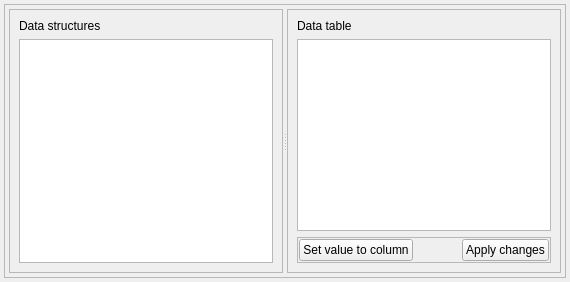
          <widget class="QWidget" name="DataTab">
           <attribute name="icon">
            <iconset resource="icons.qrc">
             <normaloff>:/file/ic_border_all_black_48dp.png</normaloff>:/file/ic_border_all_black_48dp.png</iconset>
           </attribute>
           <attribute name="title">
            <string>Data</string>
           </attribute>
           <layout class="QVBoxLayout" name="verticalLayout_8">
            <property name="margin">
             <number>4</number>
            </property>
            <item>
             <widget class="QFrame" name="frame_2">
              <property name="frameShape">
               <enum>QFrame::StyledPanel</enum>
              </property>
              <property name="frameShadow">
               <enum>QFrame::Raised</enum>
              </property>
              <layout class="QVBoxLayout" name="verticalLayout_25">
               <property name="margin">
                <number>4</number>
               </property>
               <item>
                <widget class="QSplitter" name="splitter_8">
                 <property name="orientation">
                  <enum>Qt::Horizontal</enum>
                 </property>
                 <widget class="QFrame" name="frame_26">
                  <property name="frameShape">
                   <enum>QFrame::StyledPanel</enum>
                  </property>
                  <property name="frameShadow">
                   <enum>QFrame::Raised</enum>
                  </property>
                  <layout class="QVBoxLayout" name="verticalLayout_24">
                   <item>
                    <widget class="QLabel" name="label_3">
                     <property name="text">
                      <string>Data structures</string>
                     </property>
                    </widget>
                   </item>
                   <item>
                    <widget class="QListView" name="dataStructuresListView"/>
                   </item>
                  </layout>
                 </widget>
                 <widget class="QFrame" name="frame_27">
                  <property name="frameShape">
                   <enum>QFrame::StyledPanel</enum>
                  </property>
                  <property name="frameShadow">
                   <enum>QFrame::Raised</enum>
                  </property>
                  <layout class="QVBoxLayout" name="verticalLayout_23">
                   <item>
                    <widget class="QLabel" name="label_4">
                     <property name="text">
                      <string>Data table</string>
                     </property>
                    </widget>
                   </item>
                   <item>
                    <widget class="QTableView" name="dataStructureTableView"/>
                   </item>
                   <item>
                    <widget class="QFrame" name="frame_12">
                     <property name="frameShape">
                      <enum>QFrame::StyledPanel</enum>
                     </property>
                     <property name="frameShadow">
                      <enum>QFrame::Raised</enum>
                     </property>
                     <layout class="QHBoxLayout" name="horizontalLayout_11">
                      <property name="spacing">
                       <number>1</number>
                      </property>
                      <property name="margin">
                       <number>1</number>
                      </property>
                      <item>
                       <widget class="QPushButton" name="setValueToColumnButton">
                        <property name="text">
                         <string>Set value to column</string>
                        </property>
                        <property name="icon">
                         <iconset resource="icons.qrc">
                          <normaloff>:/file/ic_content_copy_black_48dp.png</normaloff>:/file/ic_content_copy_black_48dp.png</iconset>
                        </property>
                       </widget>
                      </item>
                      <item>
                       <spacer name="horizontalSpacer_3">
                        <property name="orientation">
                         <enum>Qt::Horizontal</enum>
                        </property>
                        <property name="sizeHint" stdset="0">
                         <size>
                          <width>40</width>
                          <height>20</height>
                         </size>
                        </property>
                       </spacer>
                      </item>
                      <item>
                       <widget class="QPushButton" name="ApplyDataChangesButton">
                        <property name="text">
                         <string>Apply changes</string>
                        </property>
                        <property name="icon">
                         <iconset resource="icons.qrc">
                          <normaloff>:/file/ic_mode_edit_black_48dp.png</normaloff>:/file/ic_mode_edit_black_48dp.png</iconset>
                        </property>
                       </widget>
                      </item>
                     </layout>
                    </widget>
                   </item>
                  </layout>
                 </widget>
                </widget>
               </item>
              </layout>
             </widget>
            </item>
           </layout>
          </widget>
